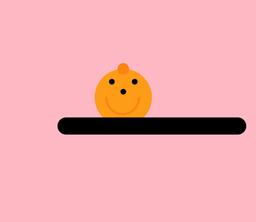
#> input picture Images/pumpkin.png, 256 x 222 px, shrunk from 895 x 777 before the run
$ python image_pumpkin.py
#> lines starting #> are read from the running program, lines starting #| are printed output that depends on the picture
# Pumpkin Image
# Author: Emily Song
# 19 December 2023

from PIL import Image

def is_light(pixel:tuple) -> bool:
    """ Returns Turn if the pixel is a "light" pixel

    Params:
        pixel - 3-tuple of values r, g, b

    Returns:
        True if the pixel is a light pixel
        False if a dark pixel


    """

    red = pixel[0]
    green = pixel[1]
    blue = pixel[2]

    average = (red + green + blue) /3

    if average >= 128:
        return True

    else:
        return False

# Test
light_pixel = (255,255,255)
light_gray = (128,128,128)
dark_gray = (127,127,127)
dark_pixel = (0,0,0)

# pixels go from 0 to 265 with 265 being the darkest
print(is_light(light_pixel)) # True
print(is_light(light_gray)) # True
print(is_light(dark_gray))  # False
print(is_light(dark_pixel))  # False

    # open up the cat image

    # for every pixel in the image:
    # if the pixel is light
    # replace it with a light pixel
    # else, replace it with a dark pixel

    # after visiting every pixel, save the image

    # save photo as binormizedimage.pjg)

    # open up cat image
# Open the image
with Image.open("./Images/pumpkin.png") as im:
    # For every pixel in the image
#> im is the input picture: PIL image 256x222 RGBA; mean R, G, B, A 239.4, 172.3, 177.8, 255
    for y in range(im.height):
        for x in range(im.width):
            pixel = im.getpixel((x, y))

            # replace it with a dark pixel
            if is_light(pixel):
                im.putpixel((x, y), light_pixel)
            else:
                im.putpixel((x, y), dark_pixel)
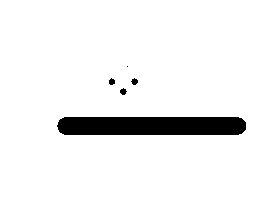
#> im: PIL image 256x222 RGBA; mean R, G, B, A 239.6, 239.6, 239.6, 255


    # After visiting every pixel, save the image
    im.save("./Images/pumpkinoutput.png")
